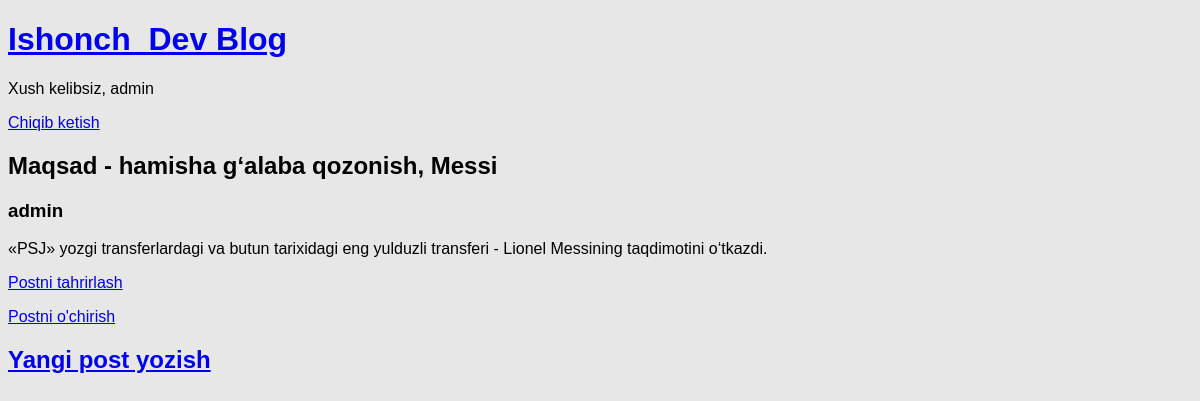
The app's page /post/1/ (signed in) with its own data.
### blog/models.py (models this page shows, shortened)
class Post(models.Model):
	title = models.CharField(max_length=200)
	author = models.ForeignKey(
		'auth.User',
		on_delete=models.CASCADE
		)
	body = models.TextField()

### blog/views.py (the view)
# urls.py: path('post/<int:pk>/',BlogDetailView.as_view(), name='post_detail'),
class BlogDetailView(DetailView):
	model = Post
	template_name = 'post_detail.html'

### templates/post_detail.html
{% extends 'base.html' %}
{% block content %}
	<div class="post-entry">
		<h2>{{ post.title }}</h2>
		<h3>{{ post.author }}</h3>
		<p>{{ post.body }}</p>
	</div>
	<p><a href="{% url 'post_edit' post.pk %}">Postni tahrirlash</a></p>
	<p><a href="{% url 'post_delete' post.pk %}">Postni o'chirish</a></p>
{% endblock content %}

### templates/base.html (shortened to what this page needs)
{% load static %}
<!DOCTYPE html>
<html lang="en">
<head>
	<link rel="stylesheet" href="{% static 'css/base.css' %}">
</head>
<body>
	<header>
		<h1><a href="{% url 'home' %}">Ishonch_Dev Blog</a></h1>
	</header>
	{% if user.is_authenticated %}
		<p>Xush kelibsiz, {{ user.username }}</p>
		<p><a href="{% url 'logout' %}">Chiqib ketish</a></p>
	{% else %}
		<p>
			<a href="{% url 'login' %}">Saytga kirish</a> |
			<a href="{% url 'signup' %}">Ro'yxatdan o'tish</a>
		</p>
	{% endif %}
	<div>
		{% block content %}
		{% endblock content %}
	</div>
	<footer>
		<h2><a href="{% url 'post_new' %}">Yangi post yozish</a></h2>
	</footer>
</body>
</html>

### static/css/base.css (style rules this page uses)
body { font-family: 'Raleway', sans-serif; background-color: #e7e7e7; }

### records on screen
Post: title "Maqsad - hamisha g‘alaba qozonish, Messi", author "admin", body "«PSJ» yozgi transferlardagi va butun tarixidagi eng yulduzli transferi - Lionel Messining taqdimotini o‘tkazdi."

### other values on screen
{{ user.username }} "admin"
